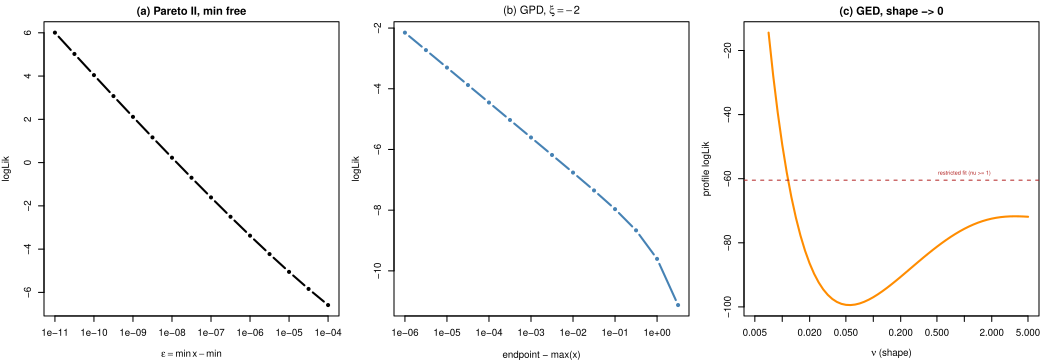

Recreate this plot in R.
# Entry 9: free-threshold / extreme-shape spikes, three mechanisms side by
# side. Each is unbounded likelihood (not a removable escape): fixed by
# restricting the parameter space (the package's D6/A4 choices), not by a
# numerical tolerance.
source("dev/research/failure-gallery/common.R")

## (a) Pareto II with the threshold free ---------------------------------
# min = m - eps, scale = eps: L ~ eps^(shape*(n-k)-k); the fitter's own
# shape/scale search adapts and the logLik grows without bound as eps -> 0.
xa <- c(1, 2, 4, 7)
eps_grid <- 10^seq(-4, -11, by = -0.5)
logliks_a <- sapply(eps_grid, function(eps) {
  r <- try_report(mlpareto2(xa, min = min(xa) - eps))
  if (r$ok) ll(r$value) else NA_real_
})
cat("Pareto II, min = min(x) - eps, shape/scale free:\n")
print(data.frame(eps = eps_grid, logLik = logliks_a))
# Larger eps (0.1, 0.01, 0.001) shift the data into a regime where the
# *delegate* Lomax fit itself has no MLE (the exponential-face escape of
# Theorem 1, ml-behaviour.tex); unrelated to the threshold spike studied
# here, so the grid starts below that boundary.

## (b) GPD with xi < -1 ---------------------------------------------------
# Held mu = 0, xi = -2 (outside the fit_domain, allowed here only because
# sigma is also held -- pure evaluation). The upper endpoint is
# mu - sigma/xi = sigma/2; push it down to max(x) from above.
xb <- c(1, 2, 3, 7)
d_grid <- 10^seq(0.5, -6, by = -0.5)
logliks_b <- sapply(d_grid, function(d) {
  U <- max(xb) + d
  r <- try_report(mlgpd(xb, mu = 0, xi = -2, sigma = 2 * U))
  if (r$ok) ll(r$value) else NA_real_
})
cat("GPD, mu=0, xi=-2 held, endpoint -> max(x):\n")
print(data.frame(endpoint_minus_max = d_grid, logLik = logliks_b))

## (c) GED, shape -> 0 -----------------------------------------------------
set.seed(2); xc <- rnorm(40)
mu_c <- xc[1]
ged_profile <- function(p) {
  s <- mean(abs(xc - mu_c)^p)
  beta_hat <- (p * s)^(1 / p)  # beta_hat^p = p * s (s = mean|x-mu|^p, n cancels)
  n <- length(xc)
  n * (log(p) - log(2) - log(beta_hat) - lgamma(1 / p) - 1 / p)
}
repC_free <- try_report(mlged(xc))
repC_held <- try_report(mlged(xc, nu = 0.3))
cat("mlged(x): ", if (repC_free$ok) sprintf("nu=%.4f logLik=%.4f", cf(repC_free$value, "nu"), ll(repC_free$value)) else repC_free$value, "\n")
# A *held* nu = 0.3 is an ordinary, well-posed fit (location/scale solved
# exactly, no search): the instability is specific to the nu -> 0 *limit*
# of the free three-parameter problem, not to any fixed sub-1 shape.
cat("mlged(x, nu = 0.3): ", if (repC_held$ok)
  sprintf("ok, logLik=%.4f (held nu away from 0 is perfectly well-posed)", ll(repC_held$value)) else repC_held$value, "\n")

p_grid <- 10^seq(0.7, -2.3, by = -0.05)
curve_c <- sapply(p_grid, ged_profile)
restricted_c <- if (repC_free$ok) ll(repC_free$value) else NA

open_pdf("fig09-spikes.pdf", width = 10.5, height = 3.6)
par(mfrow = c(1, 3), mar = c(4, 4, 2, 1))

plot(eps_grid, logliks_a, type = "b", log = "x", lwd = 2, pch = 16,
     xlab = expression(epsilon == min(x) - "min"), ylab = "logLik",
     main = "(a) Pareto II, min free")

plot(d_grid, logliks_b, type = "b", log = "x", lwd = 2, pch = 16, col = "steelblue",
     xlab = "endpoint - max(x)", ylab = "logLik",
     main = expression("(b) GPD, " * xi == -2))

plot(p_grid, curve_c, type = "l", log = "x", lwd = 2, col = "darkorange",
     xlab = expression(nu ~ "(shape)"), ylab = "profile logLik",
     main = "(c) GED, shape -> 0")
if (!is.na(restricted_c)) {
  abline(h = restricted_c, lty = 2, col = "firebrick")
  text(1, restricted_c, "restricted fit (nu >= 1)", pos = 3, col = "firebrick", cex = 0.65)
}
dev.off()
cat("wrote", file.path(fig_dir, "fig09-spikes.pdf"), "\n")
